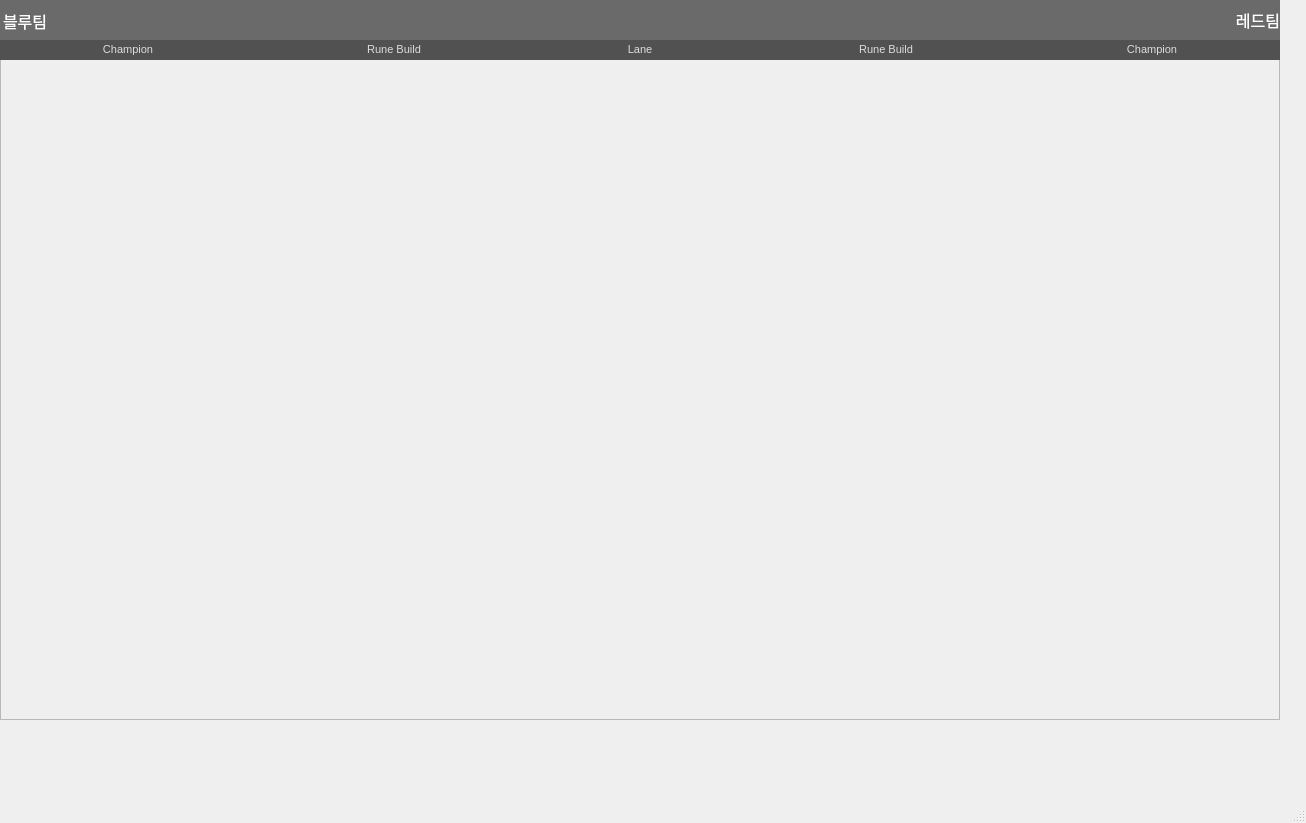
<?xml version="1.0" encoding="UTF-8"?>
<ui version="4.0">
 <class>MainWindow</class>
 <widget class="QMainWindow" name="MainWindow">
  <property name="geometry">
   <rect>
    <x>0</x>
    <y>0</y>
    <width>1306</width>
    <height>823</height>
   </rect>
  </property>
  <property name="windowTitle">
   <string>MainWindow</string>
  </property>
  <widget class="QWidget" name="centralwidget">
   <widget class="QFrame" name="RecordFrame">
    <property name="geometry">
     <rect>
      <x>0</x>
      <y>0</y>
      <width>1280</width>
      <height>720</height>
     </rect>
    </property>
    <property name="frameShape">
     <enum>QFrame::StyledPanel</enum>
    </property>
    <property name="frameShadow">
     <enum>QFrame::Raised</enum>
    </property>
    <widget class="QFrame" name="blueteam">
     <property name="geometry">
      <rect>
       <x>0</x>
       <y>0</y>
       <width>640</width>
       <height>40</height>
      </rect>
     </property>
     <property name="styleSheet">
      <string notr="true">background-color: rgb(106, 106, 106);</string>
     </property>
     <widget class="QLabel" name="bluetext">
      <property name="geometry">
       <rect>
        <x>3</x>
        <y>1</y>
        <width>640</width>
        <height>40</height>
       </rect>
      </property>
      <property name="styleSheet">
       <string notr="true">color: white;</string>
      </property>
      <property name="text">
       <string>&lt;html&gt;&lt;head/&gt;&lt;body&gt;&lt;p&gt;&lt;span style=&quot; font-size:12pt;&quot;&gt;블루팀&lt;/span&gt;&lt;/p&gt;&lt;/body&gt;&lt;/html&gt;</string>
      </property>
      <property name="textFormat">
       <enum>Qt::AutoText</enum>
      </property>
      <property name="margin">
       <number>10</number>
      </property>
     </widget>
    </widget>
    <widget class="QFrame" name="redteam">
     <property name="geometry">
      <rect>
       <x>640</x>
       <y>0</y>
       <width>640</width>
       <height>40</height>
      </rect>
     </property>
     <property name="styleSheet">
      <string notr="true">background-color: rgb(106, 106, 106);</string>
     </property>
     <widget class="QLabel" name="redtext">
      <property name="geometry">
       <rect>
        <x>0</x>
        <y>0</y>
        <width>640</width>
        <height>40</height>
       </rect>
      </property>
      <property name="styleSheet">
       <string notr="true">color: white;</string>
      </property>
      <property name="text">
       <string>&lt;html&gt;&lt;head/&gt;&lt;body&gt;&lt;p&gt;&lt;span style=&quot; font-size:12pt;&quot;&gt;레드팀&lt;/span&gt;&lt;/p&gt;&lt;/body&gt;&lt;/html&gt;</string>
      </property>
      <property name="alignment">
       <set>Qt::AlignRight|Qt::AlignTrailing|Qt::AlignVCenter</set>
      </property>
      <property name="margin">
       <number>10</number>
      </property>
     </widget>
    </widget>
    <widget class="QFrame" name="blueChampinfo">
     <property name="geometry">
      <rect>
       <x>0</x>
       <y>40</y>
       <width>256</width>
       <height>20</height>
      </rect>
     </property>
     <property name="styleSheet">
      <string notr="true">background-color: rgb(81, 81, 81);</string>
     </property>
     <property name="frameShape">
      <enum>QFrame::StyledPanel</enum>
     </property>
     <property name="frameShadow">
      <enum>QFrame::Raised</enum>
     </property>
     <widget class="QLabel" name="bciText">
      <property name="geometry">
       <rect>
        <x>0</x>
        <y>0</y>
        <width>256</width>
        <height>20</height>
       </rect>
      </property>
      <property name="styleSheet">
       <string notr="true">color: rgb(221, 221, 221);</string>
      </property>
      <property name="text">
       <string>&lt;html&gt;&lt;head/&gt;&lt;body&gt;&lt;p&gt;&lt;span style=&quot; font-size:8pt;&quot;&gt;Champion&lt;/span&gt;&lt;/p&gt;&lt;/body&gt;&lt;/html&gt;</string>
      </property>
      <property name="alignment">
       <set>Qt::AlignCenter</set>
      </property>
      <property name="margin">
       <number>4</number>
      </property>
     </widget>
    </widget>
    <widget class="QFrame" name="blueRuneinfo">
     <property name="geometry">
      <rect>
       <x>256</x>
       <y>40</y>
       <width>276</width>
       <height>20</height>
      </rect>
     </property>
     <property name="styleSheet">
      <string notr="true">background-color: rgb(81, 81, 81);</string>
     </property>
     <property name="frameShape">
      <enum>QFrame::StyledPanel</enum>
     </property>
     <property name="frameShadow">
      <enum>QFrame::Raised</enum>
     </property>
     <widget class="QLabel" name="briText">
      <property name="geometry">
       <rect>
        <x>0</x>
        <y>0</y>
        <width>276</width>
        <height>20</height>
       </rect>
      </property>
      <property name="styleSheet">
       <string notr="true">color: rgb(221, 221, 221);</string>
      </property>
      <property name="text">
       <string>&lt;html&gt;&lt;head/&gt;&lt;body&gt;&lt;p&gt;&lt;span style=&quot; font-size:8pt;&quot;&gt;Rune Build&lt;/span&gt;&lt;/p&gt;&lt;/body&gt;&lt;/html&gt;</string>
      </property>
      <property name="alignment">
       <set>Qt::AlignCenter</set>
      </property>
     </widget>
    </widget>
    <widget class="QFrame" name="lane">
     <property name="geometry">
      <rect>
       <x>532</x>
       <y>40</y>
       <width>216</width>
       <height>20</height>
      </rect>
     </property>
     <property name="styleSheet">
      <string notr="true">background-color: rgb(81, 81, 81);</string>
     </property>
     <property name="frameShape">
      <enum>QFrame::StyledPanel</enum>
     </property>
     <property name="frameShadow">
      <enum>QFrame::Raised</enum>
     </property>
     <widget class="QLabel" name="laneText">
      <property name="geometry">
       <rect>
        <x>0</x>
        <y>0</y>
        <width>216</width>
        <height>20</height>
       </rect>
      </property>
      <property name="styleSheet">
       <string notr="true">color: rgb(221, 221, 221);</string>
      </property>
      <property name="text">
       <string>&lt;html&gt;&lt;head/&gt;&lt;body&gt;&lt;p&gt;&lt;span style=&quot; font-size:8pt;&quot;&gt;Lane&lt;/span&gt;&lt;/p&gt;&lt;/body&gt;&lt;/html&gt;</string>
      </property>
      <property name="alignment">
       <set>Qt::AlignCenter</set>
      </property>
     </widget>
    </widget>
    <widget class="QFrame" name="redRuneinfo">
     <property name="geometry">
      <rect>
       <x>748</x>
       <y>40</y>
       <width>276</width>
       <height>20</height>
      </rect>
     </property>
     <property name="styleSheet">
      <string notr="true">background-color: rgb(81, 81, 81);</string>
     </property>
     <property name="frameShape">
      <enum>QFrame::StyledPanel</enum>
     </property>
     <property name="frameShadow">
      <enum>QFrame::Raised</enum>
     </property>
     <widget class="QLabel" name="rriText">
      <property name="geometry">
       <rect>
        <x>0</x>
        <y>0</y>
        <width>276</width>
        <height>20</height>
       </rect>
      </property>
      <property name="styleSheet">
       <string notr="true">color: rgb(221, 221, 221);</string>
      </property>
      <property name="text">
       <string>&lt;html&gt;&lt;head/&gt;&lt;body&gt;&lt;p&gt;&lt;span style=&quot; font-size:8pt;&quot;&gt;Rune Build&lt;/span&gt;&lt;/p&gt;&lt;/body&gt;&lt;/html&gt;</string>
      </property>
      <property name="alignment">
       <set>Qt::AlignCenter</set>
      </property>
     </widget>
    </widget>
    <widget class="QFrame" name="redChampinfo">
     <property name="geometry">
      <rect>
       <x>1024</x>
       <y>40</y>
       <width>256</width>
       <height>20</height>
      </rect>
     </property>
     <property name="styleSheet">
      <string notr="true">background-color: rgb(81, 81, 81);</string>
     </property>
     <property name="frameShape">
      <enum>QFrame::StyledPanel</enum>
     </property>
     <property name="frameShadow">
      <enum>QFrame::Raised</enum>
     </property>
     <widget class="QLabel" name="rciText">
      <property name="geometry">
       <rect>
        <x>0</x>
        <y>0</y>
        <width>256</width>
        <height>20</height>
       </rect>
      </property>
      <property name="styleSheet">
       <string notr="true">color: rgb(221, 221, 221);</string>
      </property>
      <property name="text">
       <string>&lt;html&gt;&lt;head/&gt;&lt;body&gt;&lt;p&gt;&lt;span style=&quot; font-size:8pt;&quot;&gt;Champion&lt;/span&gt;&lt;/p&gt;&lt;/body&gt;&lt;/html&gt;</string>
      </property>
      <property name="alignment">
       <set>Qt::AlignCenter</set>
      </property>
     </widget>
    </widget>
    <widget class="QWidget" name="verticalLayoutWidget">
     <property name="geometry">
      <rect>
       <x>0</x>
       <y>60</y>
       <width>1281</width>
       <height>661</height>
      </rect>
     </property>
     <layout class="QVBoxLayout" name="RecordWidget">
      <property name="spacing">
       <number>0</number>
      </property>
     </layout>
    </widget>
   </widget>
  </widget>
  <widget class="QMenuBar" name="menubar">
   <property name="geometry">
    <rect>
     <x>0</x>
     <y>0</y>
     <width>1306</width>
     <height>22</height>
    </rect>
   </property>
  </widget>
  <widget class="QStatusBar" name="statusbar"/>
 </widget>
 <resources/>
 <connections/>
</ui>
